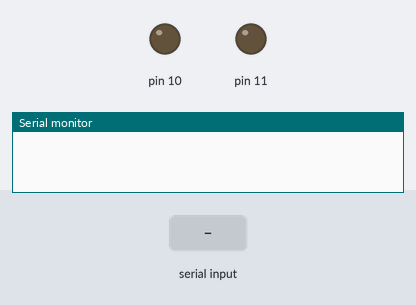
Recording of a sketch running on a simulated Arduino Uno, built with avr-gcc and run on an emulated ATmega328P. Parts: output pins drawn as LEDs (lit = HIGH), the last lines printed to the serial monitor. Dashed ring = blinking. The inputs (shaded band) are chosen by the test bench.

Above: at 1.2 s.
1.3 s: "a" received over Serial
At 1.95 s:
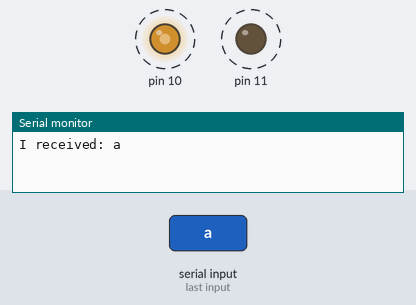
4.3 s: "z" received over Serial
At 5.3 s:
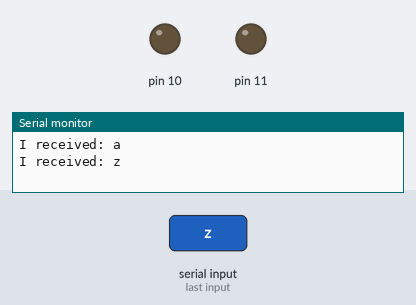
Timing chart, 0 to 7.3 s (numbered marks = the images above; inputs shaded):
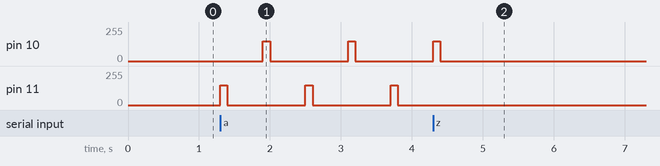

The sketch:

indstudyv4.ino
```cpp
void clearAllMotors(){
  analogWrite(11, 0);
  analogWrite(10, 0);
}
char incomingByte;

void setup() {
        Serial.begin(9600);     // opens serial port, sets data rate to 9600 bps
        pinMode(11,OUTPUT);
        digitalWrite(11, LOW);
        pinMode(10, OUTPUT);
        digitalWrite(10, LOW);


}

void loop() {

        // send data only when you receive data:
        if (Serial.available() > 0) {
                // read the incoming byte:
                incomingByte = Serial.read();

                // say what you got:
                Serial.print("I received: ");
                Serial.println(incomingByte);
        }


        switch (incomingByte) {
          case 'a':
            analogWrite(11, 150);
            delay(100);
            analogWrite(11, 0);
            delay(500);
            analogWrite(10, 150);
            delay(100);
            analogWrite(10, 0);
            delay(500);
            break;
         case 'z':
           clearAllMotors();
           break;


          }
}
```

Measured:
- after the input at 1.3 s, pin 10: alternates 150/255 for 0.10 s and 0/255 for 1.1 s, starting after 0.60 s; pin 11: alternates 150/255 for 0.10 s and 0/255 for 1.1 s, starting at once
- after the input at 4.3 s, pin 10: goes on until 4.4 s, then stays 0/255; pin 11: stops changing and stays 0/255
